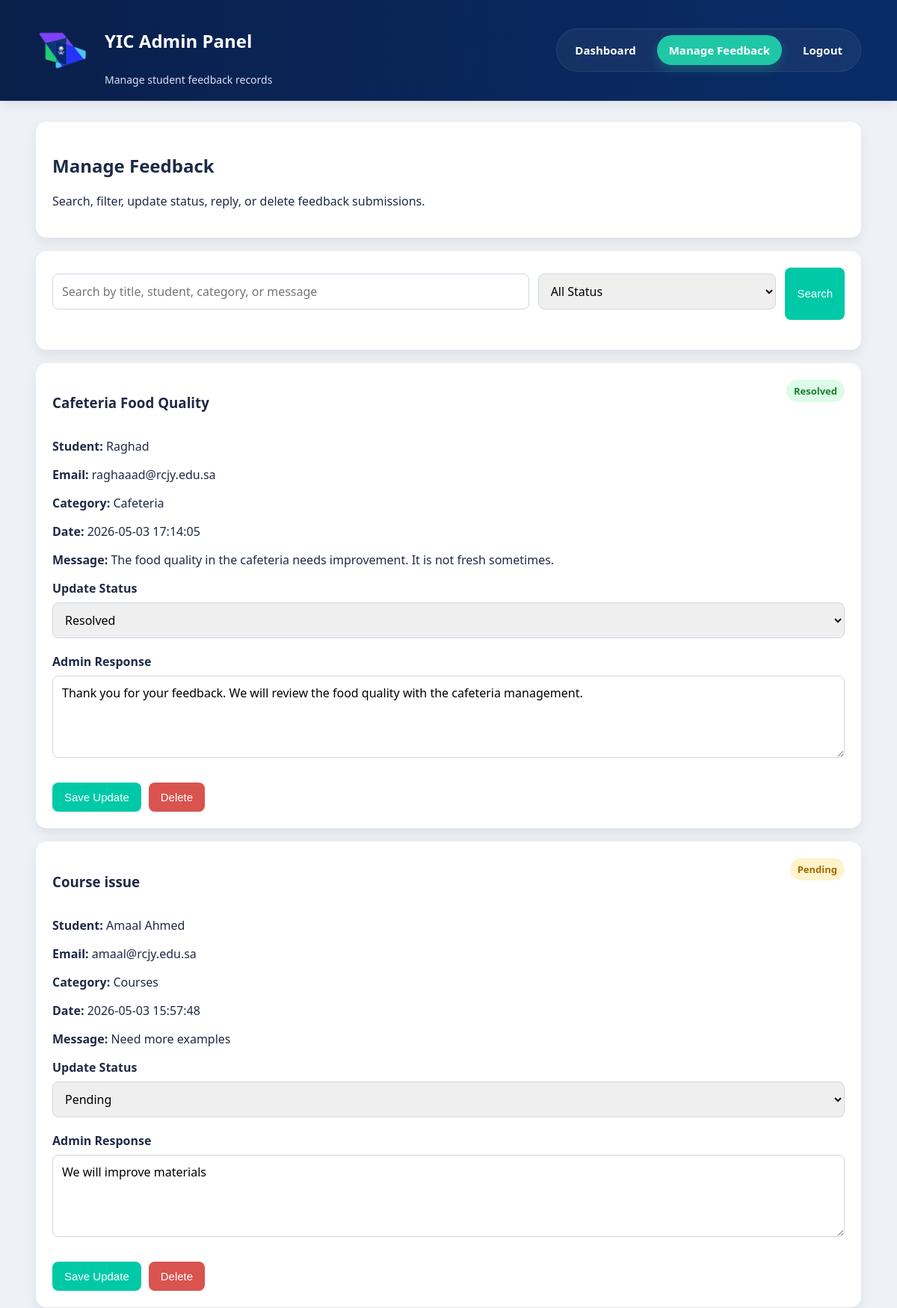
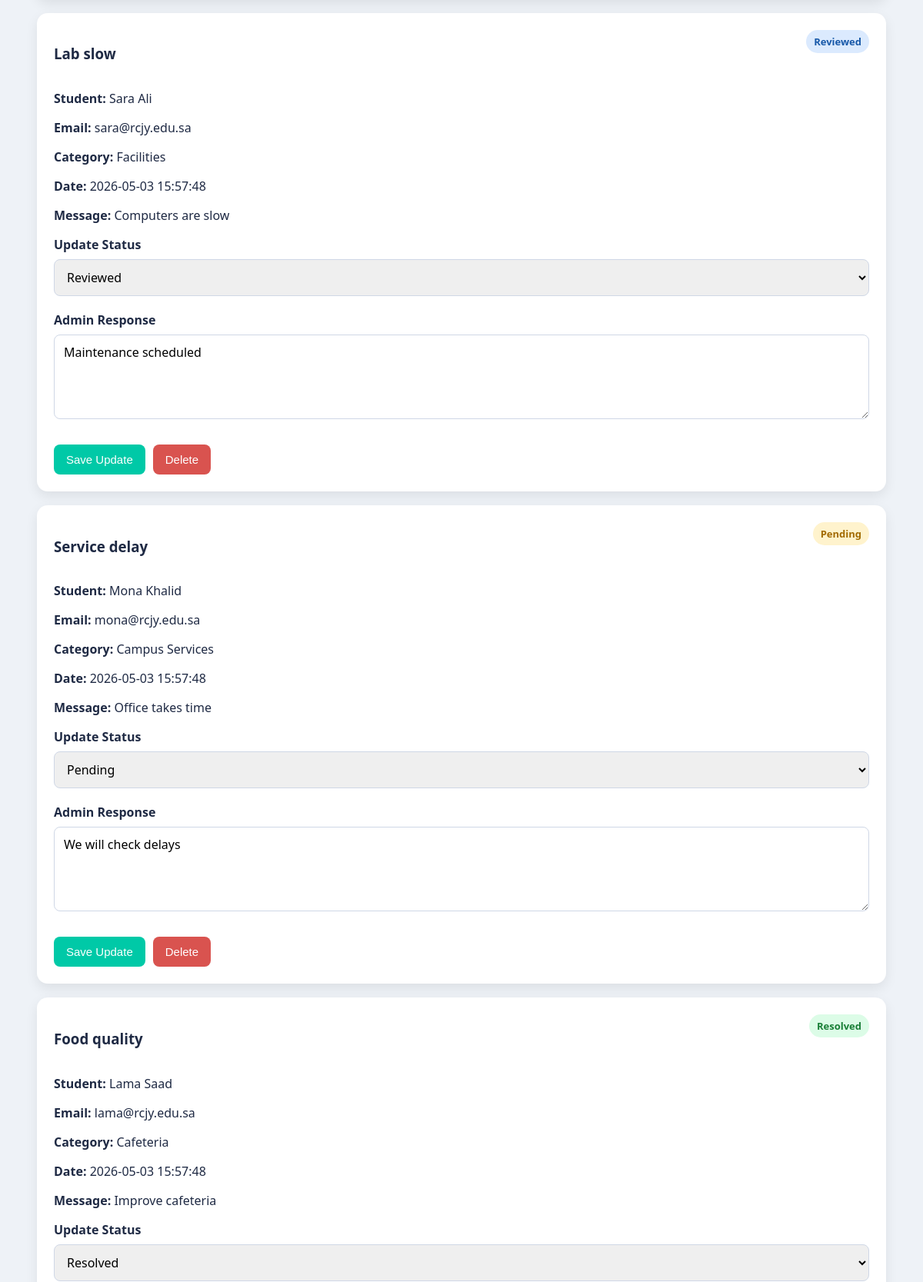
The app's page /admin_feedbacks.php (signed in, upper part) with its own data (2 pictures, top to bottom).
### tables this page shows
CREATE TABLE `feedback` (
  `feedback_id` int NOT NULL,
  `user_id` int NOT NULL,
  `category_id` int NOT NULL,
  `title` varchar(150) NOT NULL,
  `message` text NOT NULL,
  `status` enum('pending','reviewed','resolved') NOT NULL DEFAULT 'pending',
  `created_at` timestamp NULL DEFAULT CURRENT_TIMESTAMP
);

CREATE TABLE `users` (
  `user_id` int NOT NULL,
  `name` varchar(100) NOT NULL,
  `email` varchar(100) NOT NULL,
  `password` varchar(255) NOT NULL,
  `role` enum('student','admin') NOT NULL DEFAULT 'student',
  `created_at` timestamp NULL DEFAULT CURRENT_TIMESTAMP
);

CREATE TABLE `categories` (
  `category_id` int NOT NULL,
  `category_name` varchar(100) NOT NULL,
  `description` text
);

CREATE TABLE `responses` (
  `response_id` int NOT NULL,
  `feedback_id` int NOT NULL,
  `admin_id` int NOT NULL,
  `response_text` text NOT NULL,
  `response_date` timestamp NULL DEFAULT CURRENT_TIMESTAMP
);

### admin_feedbacks.php (the view, shortened to what this page needs)
<?php
require_once "config/db.php";
$keyword = $_GET["keyword"] ?? "";
$sql = "
    SELECT
        f.feedback_id,
        f.title,
        f.message,
        f.status,
        f.created_at,
        u.name,
        u.email,
        c.category_name,
        r.response_text
    FROM feedback f
    JOIN users u ON f.user_id = u.user_id
    JOIN categories c ON f.category_id = c.category_id
    LEFT JOIN responses r ON f.feedback_id = r.feedback_id
    WHERE 1
";
$params = [];
$sql .= " ORDER BY f.created_at DESC";
$stmt = $conn->prepare($sql);
$stmt->execute($params);
$feedbacks = $stmt->fetchAll(PDO::FETCH_ASSOC);
?>
<!DOCTYPE html>
<html lang="en">
<head>
  <link rel="stylesheet" href="style.css">
</head>
<body>
<header class="site-header">
  <div class="container header-content">
    <div class="logo-box">
      <img src="logo.png.png" alt="YIC Logo" class="logo-img">
      <div class="brand-text">
        <h2>YIC Admin Panel</h2>
        <p class="header-subtitle">Manage student feedback records</p>
      </div>
    </div>
    <nav class="header-nav">
      <a href="admin_dashboard.php">Dashboard</a>
      <a href="admin_feedbacks.php" class="active">Manage Feedback</a>
      <a href="logout.php">Logout</a>
    </nav>
  </div>
</header>
<main class="container">
  <section class="card">
    <h2>Manage Feedback</h2>
    <p>Search, filter, update status, reply, or delete feedback submissions.</p>
  </section>
  <section class="card">
    <form method="GET" class="search-row">
      <input type="text" name="keyword" placeholder="Search by title, student, category, or message" value="<?php echo htmlspecialchars($keyword); ?>">
      <select name="status">
        <option value="">All Status</option>
      </select>
      <button type="submit">Search</button>
    </form>
  </section>
  <?php if (count($feedbacks) === 0): ?>
    <div class="card">
      <p>No feedback available.</p>
    </div>
  <?php else: ?>
    <?php foreach ($feedbacks as $item): ?>
      <div class="card">
        <div class="card-top">
          <h3><?php echo $item["title"]; ?></h3>
          <span class="status-badge <?php echo $item["status"]; ?>">
            <?php echo ucfirst($item["status"]); ?>
          </span>
        </div>
        <p><strong>Student:</strong> <?php echo $item["name"]; ?></p>
        <p><strong>Email:</strong> <?php echo $item["email"]; ?></p>
        <p><strong>Category:</strong> <?php echo $item["category_name"]; ?></p>
        <p><strong>Date:</strong> <?php echo $item["created_at"]; ?></p>
        <p><strong>Message:</strong> <?php echo $item["message"]; ?></p>
        <form method="POST">
          <label>Update Status</label>
          <select name="status">
            <option value="pending" <?php if ($item["status"] === "pending") echo "selected"; ?>>Pending</option>
            <option value="reviewed" <?php if ($item["status"] === "reviewed") echo "selected"; ?>>Reviewed</option>
            <option value="resolved" <?php if ($item["status"] === "resolved") echo "selected"; ?>>Resolved</option>
          </select>
          <label>Admin Response</label>
          <textarea name="response_text" placeholder="Write response..."><?php echo $item["response_text"] ?? ""; ?></textarea>
          <div class="action-row">
            <button type="submit" name="update_feedback">Save Update</button>
            <a href="admin_feedbacks.php?delete=<?php echo $item["feedback_id"]; ?>" onclick="return confirm('Delete this feedback?');">
              <button type="button" class="danger-btn">Delete</button>
            </a>
          </div>
        </form>
      </div>
    <?php endforeach; ?>
  <?php endif; ?>
</main>
</body>
</html>

### style.css (style rules this page uses)
* { box-sizing: border-box; }
html, body { height: 100%; }
body { font-family: 'Segoe UI', sans-serif; margin: 0; background: #eef2f7; color: #1f2a44; min-height: 100vh; display: flex; flex-direction: column; }
.container { width: min(1200px, 92%); margin: auto; }
.site-header, .top-header { background: linear-gradient(90deg, rgba(5, 27, 71, 0.98) 0%, rgba(4, 40, 101, 0.98) 100%); color: white; position: sticky; top: 0; z-index: 1000; border-bottom: 1px solid rgba(255, 255, 255, 0.08); box-shadow: 0 4px 16px rgba(0, 0, 0, 0.08); }
.header-content, .header-row { display: flex; justify-content: space-between; align-items: center; gap: 24px; padding: 18px 0; }
.header-nav { display: flex; gap: 12px; align-items: center; flex-wrap: wrap; margin: 0; padding: 8px; list-style: none; background: rgba(255, 255, 255, 0.05); border: 1px solid rgba(255, 255, 255, 0.08); border-radius: 999px; }
.header-nav a, .main-nav a, nav a { color: white; text-decoration: none; font-weight: 600; font-size: 15px; transition: all 0.25s ease; }
.header-nav a { display: inline-block; padding: 10px 16px; border-radius: 999px; }
.header-nav a.active, .main-nav a.active, nav a.active { background: #20c7a6; color: #ffffff; box-shadow: 0 6px 14px rgba(32, 199, 166, 0.24); }
.header-subtitle, .site-subtitle, .small-text { color: #d8e1f0; margin: 6px 0 0; font-size: 14px; }
main { padding: 28px 0; flex: 1; }
.card, .hero-card, .feature-card, .stat-card { background: white; padding: 22px; border-radius: 14px; box-shadow: 0 6px 16px rgba(0, 0, 0, 0.08); }
.card { margin-bottom: 18px; }
.card-top { display: flex; justify-content: space-between; align-items: flex-start; gap: 14px; }
button, .btn { background: #00c9a7; color: white; border: none; padding: 11px 16px; border-radius: 8px; cursor: pointer; text-decoration: none; display: inline-block; font-size: 15px; transition: 0.25s ease; }
.danger-btn { background: #d9534f; }
input, textarea, select { width: 100%; padding: 11px 12px; margin: 8px 0 14px; border-radius: 8px; border: 1px solid #cfd7e6; font: inherit; }
textarea { min-height: 110px; resize: vertical; }
label { font-weight: 600; display: block; margin-top: 6px; }
.logo-box { display: flex; align-items: center; gap: 16px; }
.logo-img { width: 76px; height: 76px; object-fit: contain; display: block; }
.brand-text { display: flex; flex-direction: column; justify-content: center; }
.action-row { display: flex; gap: 10px; flex-wrap: wrap; margin-top: 14px; }
.search-row { display: grid; grid-template-columns: 2fr 1fr auto; gap: 12px; margin-bottom: 18px; }
.status-badge { display: inline-block; padding: 6px 10px; border-radius: 999px; font-size: 13px; font-weight: 600; }
.pending { background: #fff3cd; color: #a26a00; }
.reviewed { background: #dbeafe; color: #1859a9; }
.resolved { background: #dcfce7; color: #1a7f37; }

### records on screen
feedback: title "Cafeteria Food Quality", status "Resolved", user.name "Raghad", user.email "raghaaad@rcjy.edu.sa", category.category_name "Cafeteria", created_at "2026-05-03 17:14:05", message "The food quality in the cafeteria needs improvement. It is not fresh sometimes.", response_text "Thank you for your feedback. We will review the food quality with the cafeteria management."
feedback: title "Course issue", status "Pending", user.name "Amaal Ahmed", user.email "amaal@rcjy.edu.sa", category.category_name "Courses", created_at "2026-05-03 15:57:48", message "Need more examples", response_text "We will improve materials"
feedback: title "Lab slow", status "Reviewed", user.name "Sara Ali", user.email "sara@rcjy.edu.sa", category.category_name "Facilities", created_at "2026-05-03 15:57:48", message "Computers are slow", response_text "Maintenance scheduled"
feedback: title "Service delay", status "Pending", user.name "Mona Khalid", user.email "mona@rcjy.edu.sa", category.category_name "Campus Services", created_at "2026-05-03 15:57:48", message "Office takes time", response_text "We will check delays"
feedback: title "Food quality", status "Resolved", user.name "Lama Saad", user.email "lama@rcjy.edu.sa", category.category_name "Cafeteria", created_at "2026-05-03 15:57:48", message "Improve cafeteria"
